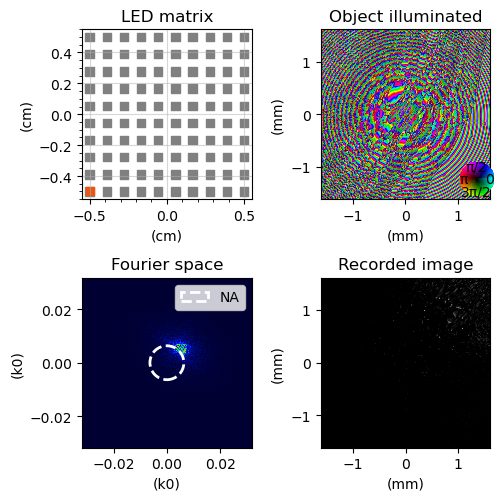
#> input picture FPM_generator-master/FPM_generator-master/myplot_0.png, 503 x 501 px, given in place of PiotrZakrzewski_5197202.png, which was not available
$ python Fourier_ptychography_demonstration.py
#> lines starting #> are read from the running program, lines starting #| are printed output that depends on the picture; pictures that were not available may be replaced by others from this repository, and a replacement may not be noted
### FPM_generator-master/FPM_generator-master/Tools/misc.py
#!/usr/bin/env python3
# -*- coding: utf-8 -*-
"""
Created on Thu Apr 23 22:19:47 2020

@author: r2d2
"""
import numpy as np
from math import log, log10, pi
import matplotlib.pyplot as plt
from skimage.registration import phase_cross_correlation as register_translation
from scipy.ndimage import shift, gaussian_filter, center_of_mass
from numpy.fft import fft2, fftshift
import scipy.ndimage as ndi
from matplotlib.colors import LinearSegmentedColormap
from mpl_toolkits.axes_grid1.inset_locator import InsetPosition


def add_complex_colorwheel(fig, ax, loc=4, width=0.2, height=0.2, pad=0.05):
    """
    Add a complex colorwheel to the given figure and axes.

    Parameters:
    - fig: matplotlib figure object
    - ax: matplotlib axes object
    - loc: Integer (1, 2, 3, or 4) specifying the corner (default: 4)
           1: upper right, 2: upper left, 3: lower left, 4: lower right
    - width: Width of the colorwheel (as a fraction of the main axes)
    - height: Height of the colorwheel (as a fraction of the main axes)
    - complex2rgb: Function to convert complex numbers to RGB values

    Returns:
    - axins: The axes object of the colorwheel
    """

    # Create the colorwheel data
    r = np.linspace(0, 1, 100)
    theta = np.linspace(0, 2 * np.pi, 100)
    r, theta = np.meshgrid(r, theta)
    z = r * np.exp(1j * theta)
    rgb = complex2rgb(z) / 255

    # Create a new axes for the colorwheel
    axins = fig.add_axes([0, 0, 1, 1], projection='polar')

    # Set the position based on loc
    if loc == 1:  # upper right
        ip = InsetPosition(ax, [1 - width + pad, 1 - height+ pad, width, height])
    elif loc == 2:  # upper left
        ip = InsetPosition(ax, [0 + pad, 1 - height + pad, width, height])
    elif loc == 3:  # lower left
        ip = InsetPosition(ax, [0 + pad, 0 + pad, width, height])
    else:  # loc == 4, lower right
        ip = InsetPosition(ax, [1 - width + pad, 0 + pad, width, height])

    axins.set_axes_locator(ip)

    # Turn off the grid explicitly
    axins.grid(False)

    # Plot the colorwheel in the inset axes
    im_wheel = axins.pcolormesh(theta, r, np.ones_like(r), color=rgb.reshape(-1, 3))

    # Remove all ticks and labels
    axins.set_yticks([])
    axins.set_xticks([])

    # Add phase labels inside the circle
    label_radius = 0.75  # Adjust this value to move labels radially
    labels = ['0', 'π/2', 'π', '3π/2']
    angles = np.linspace(0, 2 * np.pi, len(labels), endpoint=False)
    for angle, label in zip(angles, labels):
        axins.text(angle, label_radius, label, ha='center', va='center')

    # Remove the circle's outline
    axins.spines['polar'].set_visible(False)

    return axins


def setCustomColorMap():
    """
    create the colormap for diffraction data (the same as matlab)
    return: customized matplotlib colormap
    """
    colors = [
        (0.0, 0.0, 0.2),
        (0, 0.0875, 1),
        (0, 0.4928, 1),
        (0, 1, 0),
        (1, 0.6614, 0),
        (1, 0.4384, 0),
        (0.8361, 0, 0),
        (0.6505, 0, 0),
        (0.4882, 0, 0),
    ]

    n = 255  # Discretizes the interpolation into n bins
    cm = LinearSegmentedColormap.from_list("cmap", colors, n)
    return cm

CMAP_DIFFRACTION = setCustomColorMap()

# plt.rcParams['text.usetex'] = True
# # plt.rcParams['font.size'] = 15
# # plt.rcParams['legend.fontsize'] = 18
# plt.rcParams['xtick.direction'] = 'in'
# plt.rcParams['ytick.direction'] = 'in'
# plt.rcParams['font.family'] = 'serif'


# [156 lines left out: functions ifft2c, fft2c, binning_1d, binning, bin2, generateFermatGrid and 4 more, not called in this run]

def circ_px(N, D):
    """
    generate a circle on a 2D grid
    :param N: lateral size of array in px
    :param D: diameter in px
    :return: a 2D array
    """
    x = np.linspace(-N//2, N//2, N, endpoint=False).reshape(1,N)
    y = x.reshape(N,1)
    circle = (x ** 2 + y ** 2) < (D / 2) ** 2
    return circle

# [22 lines left out: functions rect_px, rect, not called in this run]

def hsv2rgb(hsv: np.ndarray) -> np.ndarray:
    """
    Convert a 3D hsv np.ndarray to rgb (5 times faster than colorsys).
    https://stackoverflow.com/questions/27041559/rgb-to-hsv-python-change-hue-continuously
    h,s should be a numpy arrays with values between 0.0 and 1.0
    v should be a numpy array with values between 0.0 and 255.0
    :param hsv: np.ndarray of shape (x,y,3)
    :return: hsv2rgb returns an array of uints between 0 and 255.
    """
    rgb = np.empty_like(hsv)
    rgb[..., 3:] = hsv[..., 3:]
    h, s, v = hsv[..., 0], hsv[..., 1], hsv[..., 2]
    i = (h * 6.0).astype('uint8')
    f = (h * 6.0) - i
    p = v * (1.0 - s)
    q = v * (1.0 - s * f)
    t = v * (1.0 - s * (1.0 - f))
    i = i % 6
    conditions = [s == 0.0, i == 1, i == 2, i == 3, i == 4, i == 5]
    rgb[..., 0] = np.select(conditions, [v, q, p, p, t, v], default=v)
    rgb[..., 1] = np.select(conditions, [v, v, v, q, p, p], default=t)
    rgb[..., 2] = np.select(conditions, [v, p, t, v, v, q], default=p)
    return rgb.astype('uint8')


def complex2rgb(u, amplitudeScalingFactor=1, scalling=1):
    """
    Preparation function for a complex plot, converting a 2D complex array into an rgb array
    :param u: a 2D complex array
    :return: an rgb array for complex plot
    """
    # hue (normalize angle)
    # if u is on the GPU, remove it as we can toss it now.
    h = np.angle(u).astype(float)
    h = (h + np.pi) / (2 * np.pi)
    # saturation  (ones)
    s = np.ones_like(h)
    # value (normalize brightness to 8-bit)
    v = np.abs(u)
    if amplitudeScalingFactor != 1:
        v[v > amplitudeScalingFactor * np.max(v)] = amplitudeScalingFactor * np.max(v)
    if scalling != 1:
        local_max = np.max(v)
        v = v / (np.max(v) + np.finfo(float).eps) * (2 ** 8 - 1)
        print(f'ratio: {local_max / scalling}, max(v): {np.max(v)}')

        v *= local_max / scalling
        print(f'max(v): {np.max(v)}')

    else:
        v = v / (np.max(v) + np.finfo(float).eps) * (2 ** 8 - 1)

    hsv = np.dstack([h, s, v])
    rgb = hsv2rgb(hsv)
    return rgb


# [35 lines left out: function complex2rgb2, not called in this run]


path_avg_overlap = lambda c, d: np.mean(1 - np.array([np.linalg.norm(c[p] - c[p + 1]) for p in range(len(c) - 1)]) / d)


# [324 lines left out: functions makeGrating2, get_m1_m2, get_m1, lcoh, find_nearest, compute_Autocorrelation_and_get_lcoh and 4 more, not called in this run]

def wavelength_to_rgb(wavelength, gamma=0.8, opacity=200):

    '''This converts a given wavelength of light to an
    approximate RGB color value. The wavelength must be given
    in nanometers in the range from 380 nm through 750 nm
    (789 THz through 400 THz).

    Based on code by Dan Bruton
    http://www.physics.sfasu.edu/astro/color/spectra.html
    '''

    wavelength = float(wavelength)
    if wavelength >= 380 and wavelength <= 440:
        attenuation = 0.3 + 0.7 * (wavelength - 380) / (440 - 380)
        R = ((-(wavelength - 440) / (440 - 380)) * attenuation) ** gamma
        G = 0.0
        B = (1.0 * attenuation) ** gamma
    elif wavelength >= 440 and wavelength <= 490:
        R = 0.0
        G = ((wavelength - 440) / (490 - 440)) ** gamma
        B = 1.0
    elif wavelength >= 490 and wavelength <= 510:
        R = 0.0
        G = 1.0
        B = (-(wavelength - 510) / (510 - 490)) ** gamma
    elif wavelength >= 510 and wavelength <= 580:
        R = ((wavelength - 510) / (580 - 510)) ** gamma
        G = 1.0
        B = 0.0
    elif wavelength >= 580 and wavelength <= 645:
        R = 1.0
        G = (-(wavelength - 645) / (645 - 580)) ** gamma
        B = 0.0
    elif wavelength >= 645 and wavelength <= 800:
        attenuation = 0.3 + 0.7 * (800 - wavelength) / (800 - 645)
        R = (1.0 * attenuation) ** gamma
        G = 0.0
        B = 0.0
    else:
        R = 1.0
        G = 1.0
        B = 1.0
    R *= 255
    G *= 255
    B *= 255
    return (int(R), int(G), int(B), opacity)


# [159 lines left out: functions spiral_blade_mask, remove_phase_ramp, crop, re_center_ptychogram, cropCenter, phase_ramp and 1 more, not called in this run]

def one_bit_criterion(N):
    return (0.5 + 2.41/np.sqrt(N)) / (1.5 + 1.41/np.sqrt(N))

def half_bit_criterion(N):
    return (0.2071 + 1.91 / np.sqrt(N)) / (1.2071 + 0.9102 / np.sqrt(N))


def error(reconstruction, simulation):
    return np.sum(np.abs(reconstruction - simulation) ** 2) / np.sum(np.abs(simulation) ** 2)

# [123 lines left out: function FRC, not called in this run]


class MyFRC:
    """
    Example to use:
    myFRC = MyFRC(object_1, object_2, dx)
    myFRC.show_raw_data()
    myFRC.normalize_amplitude()
    myFRC.remove_phase_ramp()
    myFRC.show_comparison_after_phase_ramp_removal(id=0)
    myFRC.show_comparison_after_phase_ramp_removal(id=1)

    #based on plotted results, choose the best result for each object
    myFRC.choose_phase_ramp_result(id=0, result=0)
    myFRC.choose_phase_ramp_result(id=1, result=0)

    region = slice(0,50), slice(0,50)
    myFRC.remove_global_phase_from_avg_region(region)

    myFRC.align_objects()
    myFRC.show_centered_objects()
    myFRC.clip_filter_objects(filter_radius=180)
    myFRC.show_clipped_objects()
    myFRC.calculateFRC()
    myFRC.plotFRC()
    myFRC.get_spatial_resolution()
    """
    # [239 lines left out: functions __init__, _match_shape, show_raw_data, normalize_amplitude, normalize_amplitude2, remove_global_phase_from_point and 10 more, not called in this run]

    def get_FRC_plot_data(self):
        return self.frc, self.half_bit_crit, self.dx

    # [72 lines left out: functions get_spatial_resolution, simulate_ccd_image, not called in this run]

# [2 lines that do not run on import are left out]

### FPM_generator-master/FPM_generator-master/Tools/multiprocessing_scripts.py
import numpy as np
from Tools.propagators import propagate

def propagate_(field, dx, dz, wavelength, method = 'aspw'):
    u1 = propagate(field, dx=dx, dz=dz, method=method, wavelength=wavelength)
    return np.abs(u1).astype(np.float32)

# [23 lines left out: function RS_diffraction_integral, not called in this run]


def RS_point_source_to_plane(x_source, y_source, X_dest, Y_dest, z, wavelength):
    """
    Compute the Rayleigh-Sommerfeld diffraction from a point source to a 2D plane.

    Parameters:
        x_source, y_source (float): Coordinates of the point source
        X_dest, Y_dest (2D arrays): Meshgrid of x and y coordinates on the destination plane
        z (float): Propagation distance
        wavelength (float): Wavelength of the wave

    Returns:
        2D array: Complex amplitude of the wave at the destination plane
    """
    k = 2 * np.pi / wavelength

    # Calculate the distance from source to each point on the destination plane
    r = np.sqrt((X_dest - x_source) ** 2 + (Y_dest - y_source) ** 2 + z ** 2)

    # # Calculate the RS integral
    phase_term = np.exp(1j * k * r) * z / r ** 2
    second_term = 1 / (2 * np.pi) - 1j / wavelength

    U_dest = phase_term * second_term

    # Calculate the RS integral
    # phase_term = np.exp(1j * k * r)
    # amplitude_term = (1j * k / r - 1 / r ** 2) * (z / r)
    #
    # U_dest = (1 / (2 * np.pi)) * amplitude_term * phase_term


    return U_dest

### FPM_generator-master/FPM_generator-master/Fourier_ptychography_demonstration.py
import numpy as np
import matplotlib.pyplot as plt
import matplotlib
# matplotlib.use("Qt5agg")
matplotlib.use("QtAgg")

from Tools.propagators import fft2c, ifft2c
from Tools.misc import complex2rgb, circ_px, CMAP_DIFFRACTION, add_complex_colorwheel, wavelength_to_rgb, simulate_ccd_image
from Tools.zernike_polynomials import *
from matplotlib.patches import Circle
from Tools.multiprocessing_scripts import RS_diffraction_integral, RS_point_source_to_plane

"""
Load image as sample
"""
# Load an image and normalize it
my_object_RGB = plt.imread('imgs/PiotrZakrzewski_5197202.png')  # RGB image
#> my_object_RGB is the input picture: shape (501, 503, 4) float32; mean R, G, B, A 0.667, 0.667, 0.69, 1
# normalize its amplitude
my_object_amp = np.mean(my_object_RGB, axis=-1)
my_object_amp /= np.amax(my_object_amp)
#
max_apmplitude_decay = 0.4  # 0: transparent, 1:high-contrast
my_object_amp = (1 - max_apmplitude_decay) + max_apmplitude_decay*my_object_amp
# adds phase information
my_object_phase = np.mean(my_object_RGB, axis=-1)
my_object_phase = abs(my_object_phase - np.amax(my_object_phase))
my_object_phase /= np.amax(my_object_phase)
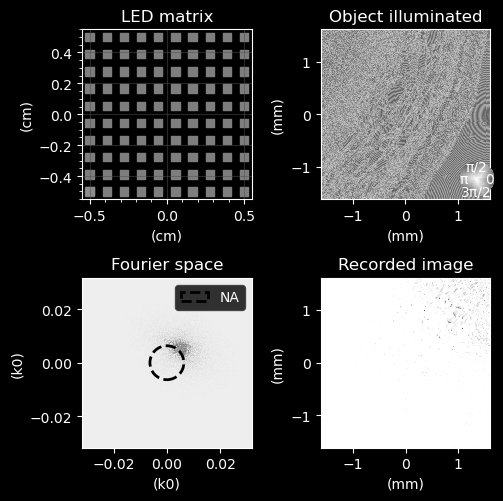
#> my_object_phase: shape (501, 503) float32; min 0, max 1, mean 0.325
# constructs complex-valued object
phase_offset = -0.20  # used to correct backgroung color in complex-valued plot
my_object = my_object_amp*np.exp(-1j*2*np.pi*(my_object_phase+phase_offset))

"""
Define experimental parameters
"""
# Define my illumination grid (Matriz de LED)
nLEDs = 10
dl = 1e-3  # Led separation distance
z0 = 15e-2  # Distance between LEDs and sample
wavelength = 630e-9  #LED wavelength illumination

L_led = nLEDs * dl  # lateral extension of led matrix
lx = np.linspace(-nLEDs/2, nLEDs/2, nLEDs)*dl
LX, LY = np.meshgrid(lx, lx)  # 2d- grid coordinates
LED_color = wavelength_to_rgb(wavelength*1e9)
LED_color_normalized = [x/255 for x in LED_color]  # Converted to 0-1 range, with alpha=1.0

# Detection parameters
NA = 0.2  # Numerical aperture
No = my_object.shape[-1]  # Asumming square object
#> No = 503
# create lens pupil
Np = int(NA * No)
#> Np = 100
lens_pupil = circ_px(Np, Np)
# optional, add aberrations to the lens pupil
add_aberrations = False
if add_aberrations:
    # Define Zernike coefficients (m, n, coefficient)
    coefficients = [
        (0, 0, 0),  # Piston
        (1, 1, 0),  # Tilt X
        (1, -1, 0),  # Tilt Y
        (2, 0, 0),  # Defocus
        (2, 2, 50),  # Astigmatism 45°
        (2, -2, 0),  # Astigmatism 0°
    ]
    # Generate the combined Zernike polynomial
    zernike_poly_combined = combined_zernike(coefficients, npix=Np, N=Np)
    phase_aberration = zernike_poly_combined
    # Complex transmission function
    lens_pupil = lens_pupil*np.exp(1j * phase_aberration)


#sample coordinates
dx = wavelength/(2*NA)  # maximum resolution, this will serve as our pixel-size
L = No * dx  # sample's lateral size in meters
#> L = 0.000792
k0 = 2 * np.pi / wavelength
# real space coordinates
x = np.arange(-No / 2, No / 2) * dx
#> x = 503 values from -0.000396 to 0.000395
X, Y = np.meshgrid(x, x)
# fourier space coordinates
f = np.arange(-No / 2, No / 2) / L
#> f = 503 values from -317460.3 to 316198
FX, FY = np.meshgrid(f, f)

"""
Displays LED matrix and sample
"""
fig, ax = plt.subplots(nrows=1, ncols=2, figsize=(12,3.5))
ax1 = ax[0]
ax2 = ax[1]
ax1.set_title('LED matrix')
color_list = [(0.5,0.5,0.5,1)]*nLEDs**2
ax1.scatter(LX*1e2, LY*1e2, marker='s', c=color_list)
ax1.set_xlabel('(cm)')
ax1.set_ylabel('(cm)')
ax1.set_aspect('equal')
ax1.minorticks_on()
ax1.grid(True, alpha=0.5)

ax2.set_title('Complex-valued object')
ax2.pcolormesh(X * 1e3, Y * 1e3, np.ones(shape=(No, No)), color=complex2rgb(my_object).reshape(-1, 3) / 255)
#> in complex2rgb, `h = np.angle(u).astype(float)`:
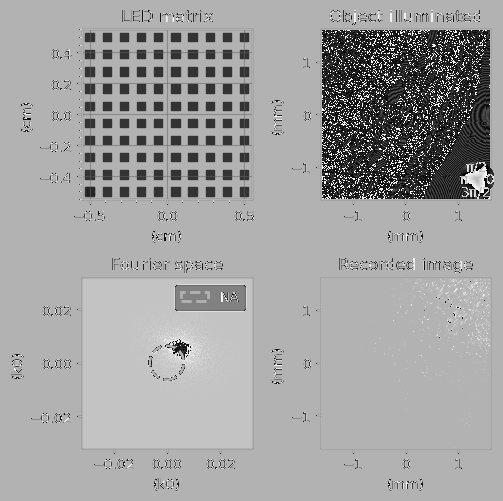
#> h: shape (501, 503) float64; min -3.14, max 3.14, mean 0.832; drawn with min black and max white
#> in complex2rgb, `hsv = np.dstack([h, s, v])`:
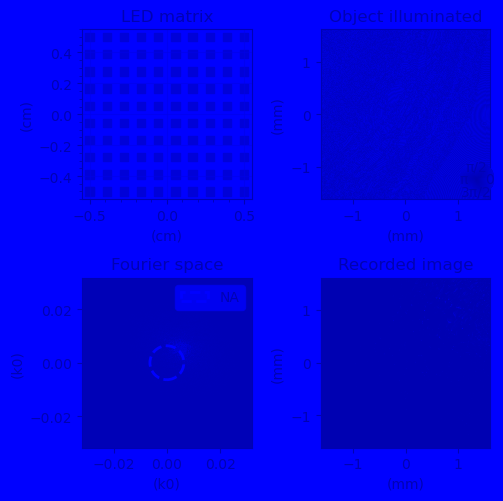
#> hsv: shape (501, 503, 3) float64; mean of channels 0, 1, 2 0.6, 1, 230.1; drawn as R, G, B
#> in hsv2rgb, `h, s, v = hsv[..., 0], hsv[..., 1], hsv[..., 2]`: s: shape (501, 503) float64; every value is 1
#> in hsv2rgb, `p = v * (1.0 - s)`: p: shape (501, 503) float64; every value is 0
#> in hsv2rgb, `q = v * (1.0 - s * f)`:
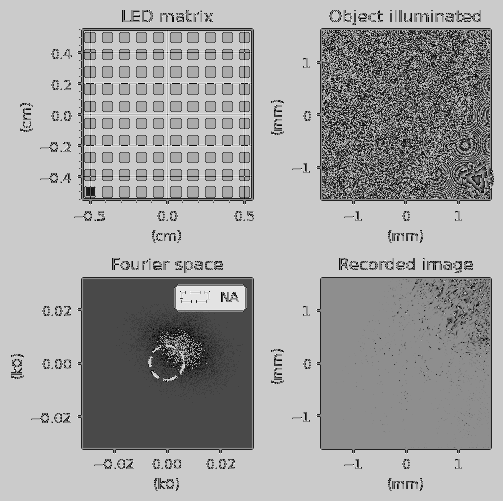
#> q: shape (501, 503) float64; min 0.79, max 251.5, mean 162.8
#> in hsv2rgb, `t = v * (1.0 - s * (1.0 - f))`:
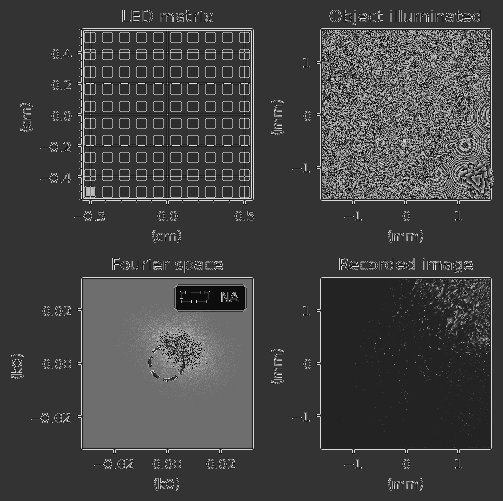
#> t: shape (501, 503) float64; min 3.68e-05, max 249.3, mean 67.3
#> in hsv2rgb, `rgb[..., 2] = np.select(conditions, [v, p, t, v, v, q], default=p)`:
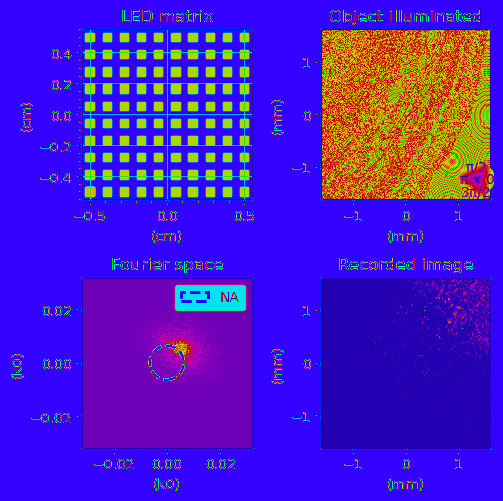
#> rgb: shape (501, 503, 3) float64; mean of channels 0, 1, 2 74.9, 27.3, 197.1; drawn as R, G, B
add_complex_colorwheel(fig, ax2, loc=4, pad=0.02)
ax2.set_aspect('equal')
ax2.set_xlabel('(mm)')
ax2.set_ylabel('(mm)')

fig.tight_layout()
# fig.show()
plt.show()
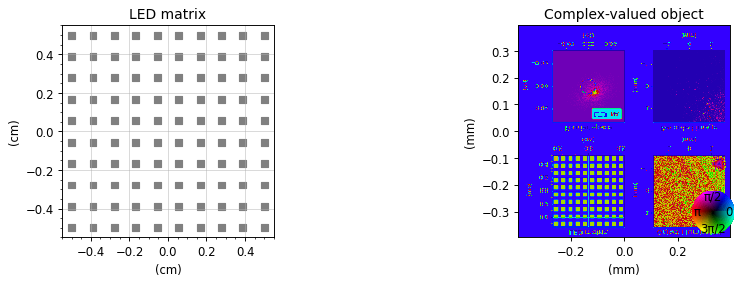
#> figure drawn by matplotlib, 3 panels

"""
Displays LED illumination effect on sample
"""
single_LED_id = 2
ids = np.arange(0, 100, 2, dtype=int)
for single_LED_id in ids:
    LED_coord_x = LX.flatten()[single_LED_id]
    LED_coord_y = LY.flatten()[single_LED_id]

     # evaluate RS integral to compute illumination wavefront that will interact with the sample
    illu_wavefront = RS_point_source_to_plane(LED_coord_x, LED_coord_y, X, Y, z0, wavelength,)
     # Calculate the total energy
    total_energy = np.sum(np.square(np.abs(illu_wavefront)))
     # Normalize the wavefront
    illu_wavefront = illu_wavefront / np.sqrt(total_energy)
     # computes FFT of object*illumination
#> (the run stopped early here; a loop or call above may not have finished)
